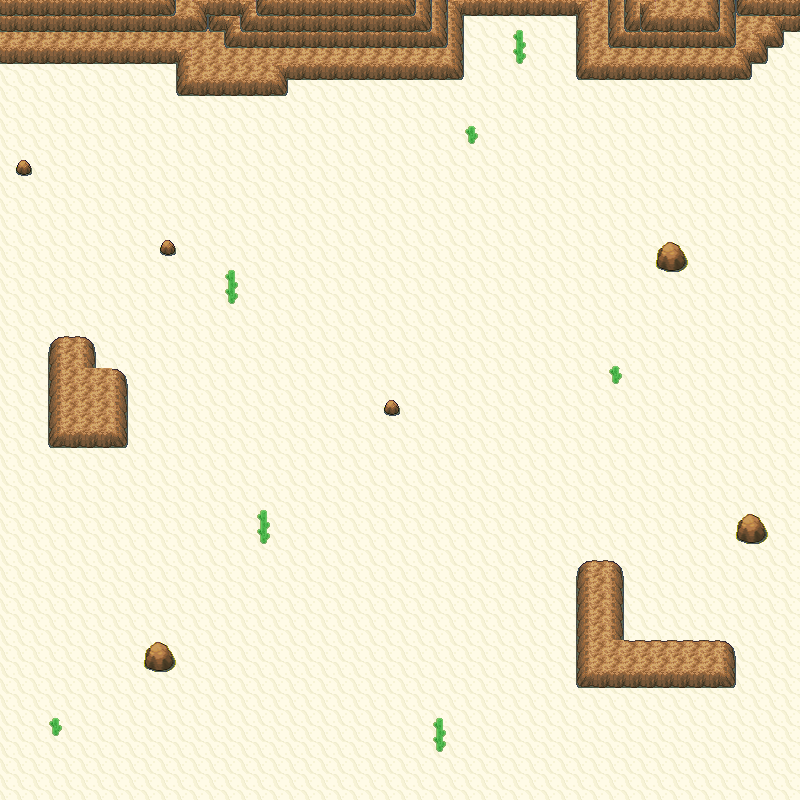

This is a level from a 2D game, rendered from its Tiled map with the project's own tilesets. A one-line summary and the map file follow, with tile-layer data summarised:
An orthogonal 50x50 tile map with 16x16 px tiles, 4 tile layers (Grass, Walkable, Collisions, WalkBehind), 7 tilesets.

<map version="1.0" orientation="orthogonal" width="50" height="50" tilewidth="16" tileheight="16">
 <tileset firstgid="1" source="SinnohInteriorSet1.tsx" />
 <tileset firstgid="2369" source="Orre Tileset 1.tsx" />
 <tileset firstgid="3452" source="Cliffs01.tsx" />
 <tileset firstgid="3682" source="Water02.tsx" />
 <tileset firstgid="3874" source="Water01.tsx" />
 <tileset firstgid="4018" source="Path1.tsx" />
 <tileset firstgid="4442" source="Path0.tsx" />
 <layer name="Grass" width="50" height="50">
  <data>[2500 cells, 2500 non-empty, 5 distinct tile ids]</data>
 </layer>
 <layer name="Walkable" width="50" height="50">
  <data>[2500 cells, 23 non-empty, 1 distinct tile ids]</data>
 </layer>
 <layer name="Collisions" width="50" height="50">
  <data>[2500 cells, 310 non-empty, 18 distinct tile ids]</data>
 </layer>
 <layer name="WalkBehind" width="50" height="50">
  <data>[2500 cells, 11 non-empty, 2 distinct tile ids]</data>
 </layer>
</map>
